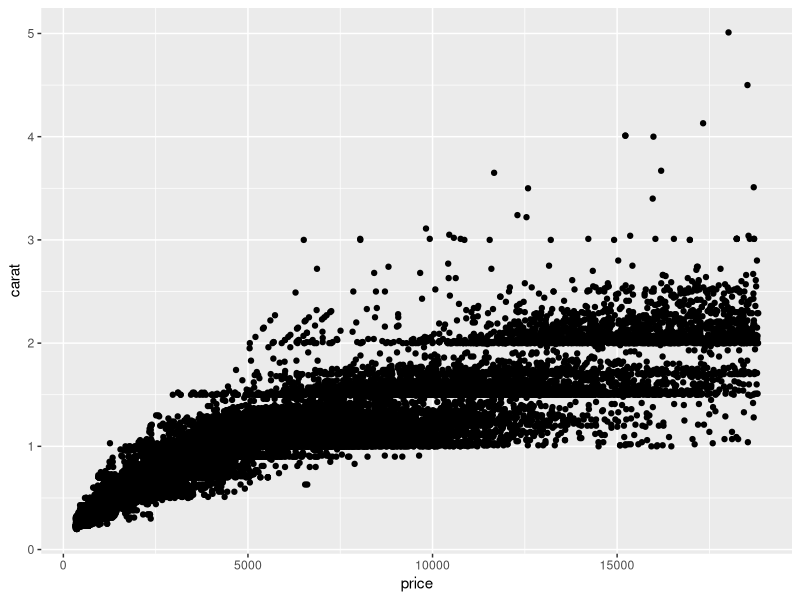
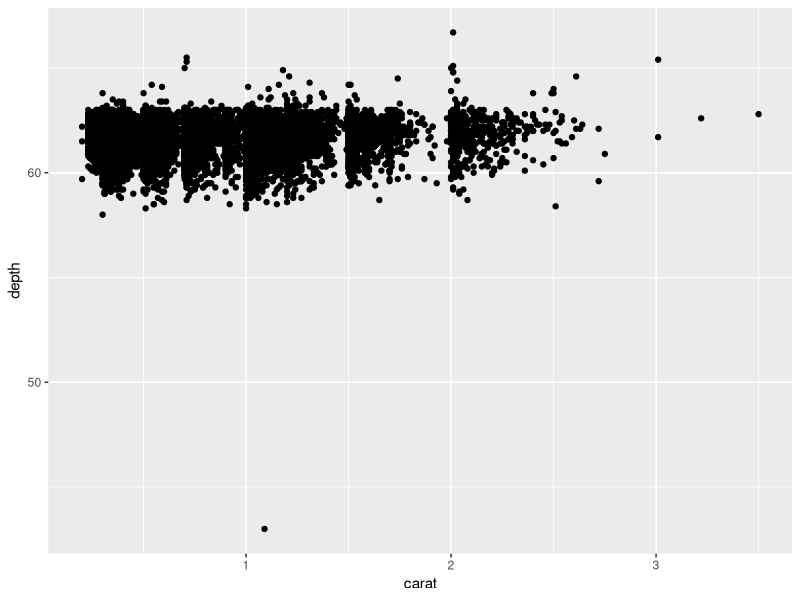

Source code (R) for these figures, in order:
## ---- chunk 1
knitr::opts_chunk$set(echo = TRUE)
library(tidyverse)
## ---- chunk 2
### In this code chunk, start with the diamonds dataset (built in to
### ggplot2 package) and create a plot of price vs. carat (or some other
### variables of your choice)

ggplot(diamonds, aes(x = price, y = carat)) +
  geom_point()
## ---- chunk 3
### In this code chunk, start with the diamonds dataset (built in to
### ggplot2 package) and create a subset based on filtering, e.g., 
### size greater than 1 carat or cut is "Ideal"


diamonds_subset <- diamonds %>% 
  filter(carat > 1)
## ---- chunk 4
## some random test code!!!

diamonds_ideal <- diamonds %>% 
  filter(cut == "Ideal")
## ---- chunk 5
## Some more random things

ggplot(diamonds_ideal, aes(x= carat, y = depth)) +
  geom_point()

